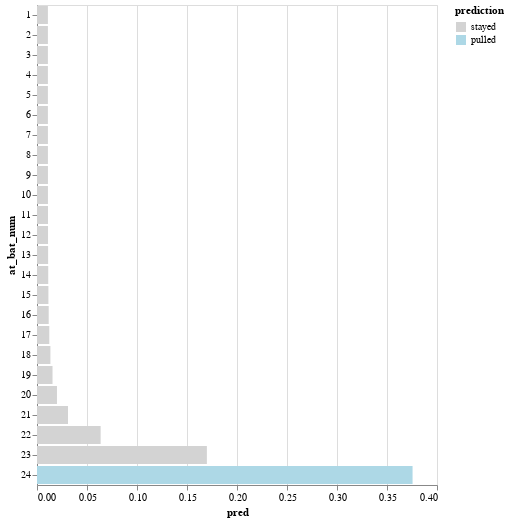

The cell this chart's notebook holds for it:
### Code cell
# example visualization

make_altair_hist(preds, pad_diff)

### Figure 1 — Vega-Lite specification as saved in the notebook (floating-point values rounded to 4 significant figures)
{"config": {"view": {"continuousWidth": 400, "continuousHeight": 300}}, "data": {"name": "data-63f063b3de9d33b7ecb18a74268914a5"}, "mark": "bar", "encoding": {"color": {"type": "nominal", "field": "prediction", "scale": {"domain": ["stayed", "pulled"], "range": ["lightgrey", "lightblue"]}}, "tooltip": [{"type": "quantitative", "field": "pred", "format": ".4%"}, {"type": "ordinal", "field": "at_bat_num"}], "x": {"type": "quantitative", "field": "pred"}, "y": {"type": "ordinal", "field": "at_bat_num"}}, "selection": {"selector001": {"type": "interval", "bind": "scales", "encodings": ["x", "y"]}}, "$schema": "https://vega.github.io/schema/vega-lite/v4.8.1.json", "datasets": {"data-63f063b3de9d33b7ecb18a74268914a5": [{"at_bat_num": 1, "pred": 0.01091, "prediction": "stayed"}, {"at_bat_num": 2, "pred": 0.01091, "prediction": "stayed"}, {"at_bat_num": 3, "pred": 0.01091, "prediction": "stayed"}, {"at_bat_num": 4, "pred": 0.01091, "prediction": "stayed"}, {"at_bat_num": 5, "pred": 0.01091, "prediction": "stayed"}, {"at_bat_num": 6, "pred": 0.01091, "prediction": "stayed"}, {"at_bat_num": 7, "pred": 0.01092, "prediction": "stayed"}, {"at_bat_num": 8, "pred": 0.01092, "prediction": "stayed"}, {"at_bat_num": 9, "pred": 0.01093, "prediction": "stayed"}, {"at_bat_num": 10, "pred": 0.01095, "prediction": "stayed"}, {"at_bat_num": 11, "pred": 0.01099, "prediction": "stayed"}, {"at_bat_num": 12, "pred": 0.01104, "prediction": "stayed"}, {"at_bat_num": 13, "pred": 0.01112, "prediction": "stayed"}, {"at_bat_num": 14, "pred": 0.01123, "prediction": "stayed"}, {"at_bat_num": 15, "pred": 0.0114, "prediction": "stayed"}, {"at_bat_num": 16, "pred": 0.0117, "prediction": "stayed"}, {"at_bat_num": 17, "pred": 0.0123, "prediction": "stayed"}, {"at_bat_num": 18, "pred": 0.01341, "prediction": "stayed"}, {"at_bat_num": 19, "pred": 0.01552, "prediction": "stayed"}, {"at_bat_num": 20, "pred": 0.01997, "prediction": "stayed"}, {"at_bat_num": 21, "pred": 0.03098, "prediction": "stayed"}, {"at_bat_num": 22, "pred": 0.06364, "prediction": "stayed"}, {"at_bat_num": 23, "pred": 0.1699, "prediction": "stayed"}, {"at_bat_num": 24, "pred": 0.3756, "prediction": "pulled"}]}}
